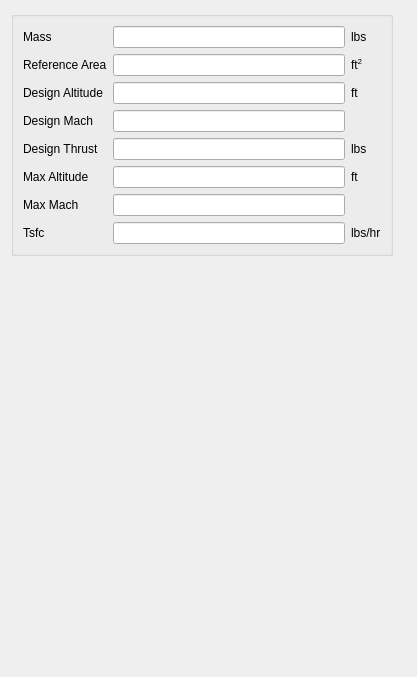
<?xml version="1.0" encoding="UTF-8"?>
<ui version="4.0">
 <class>RamjetEngineWidget</class>
 <widget class="QWidget" name="RamjetEngineWidget">
  <property name="geometry">
   <rect>
    <x>0</x>
    <y>0</y>
    <width>417</width>
    <height>677</height>
   </rect>
  </property>
  <property name="windowTitle">
   <string>Form</string>
  </property>
  <layout class="QGridLayout" name="gridLayout">
   <item row="1" column="3">
    <widget class="QLabel" name="label_2">
     <property name="text">
      <string/>
     </property>
    </widget>
   </item>
   <item row="0" column="0">
    <widget class="QGroupBox" name="groupBox">
     <property name="title">
      <string/>
     </property>
     <layout class="QGridLayout" name="gridLayout_2">
      <item row="1" column="0">
       <widget class="QLabel" name="label_3">
        <property name="text">
         <string>Reference Area</string>
        </property>
       </widget>
      </item>
      <item row="7" column="2">
       <widget class="QLabel" name="label_13">
        <property name="text">
         <string>ft</string>
        </property>
       </widget>
      </item>
      <item row="8" column="1">
       <widget class="QLineEdit" name="maxMachLineEdit">
        <property name="toolTip">
         <string>The maximum operating mach for this engine. Thrust is zero beyond the maximum mach.</string>
        </property>
       </widget>
      </item>
      <item row="7" column="0">
       <widget class="QLabel" name="label_11">
        <property name="text">
         <string>Max Altitude</string>
        </property>
       </widget>
      </item>
      <item row="7" column="1">
       <widget class="QLineEdit" name="maxAltitudeLineEdit">
        <property name="toolTip">
         <string>The maximum operating altitude for this engine. Thrust is zero beyond the maximum altitude.</string>
        </property>
       </widget>
      </item>
      <item row="2" column="1">
       <widget class="QLineEdit" name="designAltitudeLineEdit">
        <property name="toolTip">
         <string>The altitude at which the thrust is equal to the design thrust</string>
        </property>
       </widget>
      </item>
      <item row="8" column="0">
       <widget class="QLabel" name="label_12">
        <property name="text">
         <string>Max Mach</string>
        </property>
       </widget>
      </item>
      <item row="1" column="1">
       <widget class="QLineEdit" name="referenceAreaLineEdit">
        <property name="toolTip">
         <string>Aerodynamic drag coefficient-area product for the engine when it is inoperative</string>
        </property>
       </widget>
      </item>
      <item row="3" column="0">
       <widget class="QLabel" name="label">
        <property name="text">
         <string>Design Mach</string>
        </property>
       </widget>
      </item>
      <item row="5" column="0">
       <widget class="QLabel" name="label_9">
        <property name="text">
         <string>Design Thrust</string>
        </property>
       </widget>
      </item>
      <item row="3" column="1">
       <widget class="QLineEdit" name="designMachLineEdit">
        <property name="toolTip">
         <string>The mach number at which the thrust is equal to the design thrust</string>
        </property>
       </widget>
      </item>
      <item row="2" column="0">
       <widget class="QLabel" name="label_4">
        <property name="text">
         <string>Design Altitude</string>
        </property>
       </widget>
      </item>
      <item row="5" column="1">
       <widget class="QLineEdit" name="designThrustLineEdit">
        <property name="toolTip">
         <string>The thrust at the design altitude and design mach</string>
        </property>
       </widget>
      </item>
      <item row="5" column="2">
       <widget class="QLabel" name="label_10">
        <property name="text">
         <string>lbs</string>
        </property>
       </widget>
      </item>
      <item row="2" column="2">
       <widget class="QLabel" name="label_6">
        <property name="text">
         <string>ft</string>
        </property>
       </widget>
      </item>
      <item row="1" column="2">
       <widget class="QLabel" name="label_5">
        <property name="text">
         <string>ft&lt;sup&gt;2&lt;/sup&gt;</string>
        </property>
       </widget>
      </item>
      <item row="9" column="0">
       <widget class="QLabel" name="label_7">
        <property name="text">
         <string>Tsfc</string>
        </property>
       </widget>
      </item>
      <item row="9" column="2">
       <widget class="QLabel" name="label_8">
        <property name="text">
         <string>lbs/hr</string>
        </property>
       </widget>
      </item>
      <item row="9" column="1">
       <widget class="QLineEdit" name="tsfcLineEdit">
        <property name="toolTip">
         <string>Thrust Specific Fuel Consumption</string>
        </property>
       </widget>
      </item>
      <item row="0" column="0">
       <widget class="QLabel" name="label_14">
        <property name="text">
         <string>Mass</string>
        </property>
       </widget>
      </item>
      <item row="0" column="1">
       <widget class="QLineEdit" name="massLineEdit"/>
      </item>
      <item row="0" column="2">
       <widget class="QLabel" name="label_15">
        <property name="text">
         <string>lbs</string>
        </property>
       </widget>
      </item>
     </layout>
    </widget>
   </item>
   <item row="1" column="0">
    <spacer name="verticalSpacer">
     <property name="orientation">
      <enum>Qt::Vertical</enum>
     </property>
     <property name="sizeHint" stdset="0">
      <size>
       <width>20</width>
       <height>40</height>
      </size>
     </property>
    </spacer>
   </item>
  </layout>
 </widget>
 <tabstops>
  <tabstop>massLineEdit</tabstop>
  <tabstop>referenceAreaLineEdit</tabstop>
  <tabstop>designAltitudeLineEdit</tabstop>
  <tabstop>designMachLineEdit</tabstop>
  <tabstop>designThrustLineEdit</tabstop>
  <tabstop>maxAltitudeLineEdit</tabstop>
  <tabstop>maxMachLineEdit</tabstop>
  <tabstop>tsfcLineEdit</tabstop>
 </tabstops>
 <resources/>
 <connections/>
</ui>
